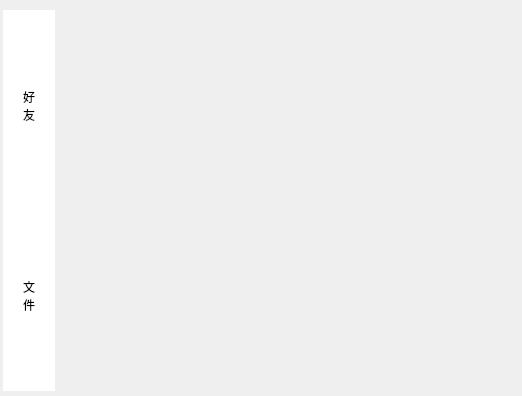
<?xml version="1.0" encoding="UTF-8"?>
<ui version="4.0">
 <class>Index</class>
 <widget class="QWidget" name="Index">
  <property name="geometry">
   <rect>
    <x>0</x>
    <y>0</y>
    <width>522</width>
    <height>396</height>
   </rect>
  </property>
  <property name="windowTitle">
   <string>Form</string>
  </property>
  <widget class="QWidget" name="layoutWidget">
   <property name="geometry">
    <rect>
     <x>3</x>
     <y>10</y>
     <width>501</width>
     <height>381</height>
    </rect>
   </property>
   <layout class="QHBoxLayout" name="horizontalLayout">
    <property name="spacing">
     <number>0</number>
    </property>
    <item>
     <layout class="QVBoxLayout" name="verticalLayout">
      <item>
       <widget class="QPushButton" name="friend_PB">
        <property name="sizePolicy">
         <sizepolicy hsizetype="Minimum" vsizetype="Expanding">
          <horstretch>0</horstretch>
          <verstretch>0</verstretch>
         </sizepolicy>
        </property>
        <property name="styleSheet">
         <string notr="true">border:none;
background-color:rgb(255, 255, 255);
padding:20px;
</string>
        </property>
        <property name="text">
         <string>好
友</string>
        </property>
       </widget>
      </item>
      <item>
       <widget class="QPushButton" name="file_PB">
        <property name="sizePolicy">
         <sizepolicy hsizetype="Minimum" vsizetype="Expanding">
          <horstretch>0</horstretch>
          <verstretch>0</verstretch>
         </sizepolicy>
        </property>
        <property name="styleSheet">
         <string notr="true">border:none;
background-color:rgb(255,255, 255);
padding:20px;
</string>
        </property>
        <property name="text">
         <string>文
件</string>
        </property>
       </widget>
      </item>
     </layout>
    </item>
    <item>
     <widget class="QStackedWidget" name="stackedWidget">
      <property name="maximumSize">
       <size>
        <width>16777215</width>
        <height>16777215</height>
       </size>
      </property>
      <property name="currentIndex">
       <number>0</number>
      </property>
      <widget class="File" name="filePage"/>
      <widget class="Friend" name="friendPage"/>
     </widget>
    </item>
   </layout>
  </widget>
 </widget>
 <customwidgets>
  <customwidget>
   <class>Friend</class>
   <extends>QWidget</extends>
   <header>friend.h</header>
   <container>1</container>
  </customwidget>
  <customwidget>
   <class>File</class>
   <extends>QWidget</extends>
   <header>file.h</header>
   <container>1</container>
  </customwidget>
 </customwidgets>
 <resources/>
 <connections/>
</ui>
